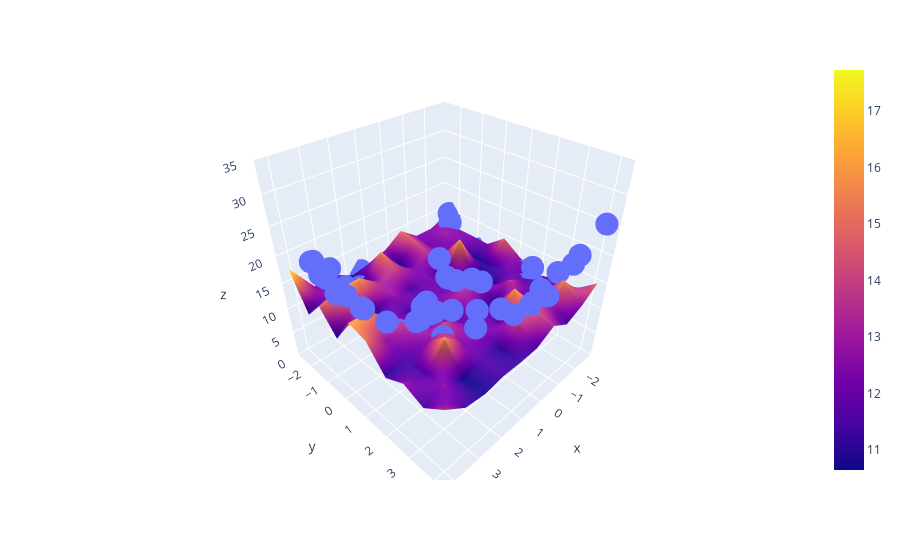

Notebook code cell kept with this figure:
### Code cell
fig = px.scatter_3d(x=x.ravel(),y=y.ravel(),z=z.ravel())
fig.add_trace(go.Surface(x=x_input,y=y_input,z=z_final))
fig.update_layout(scene = dict(zaxis = dict(range=[0,35])))
fig.show()
